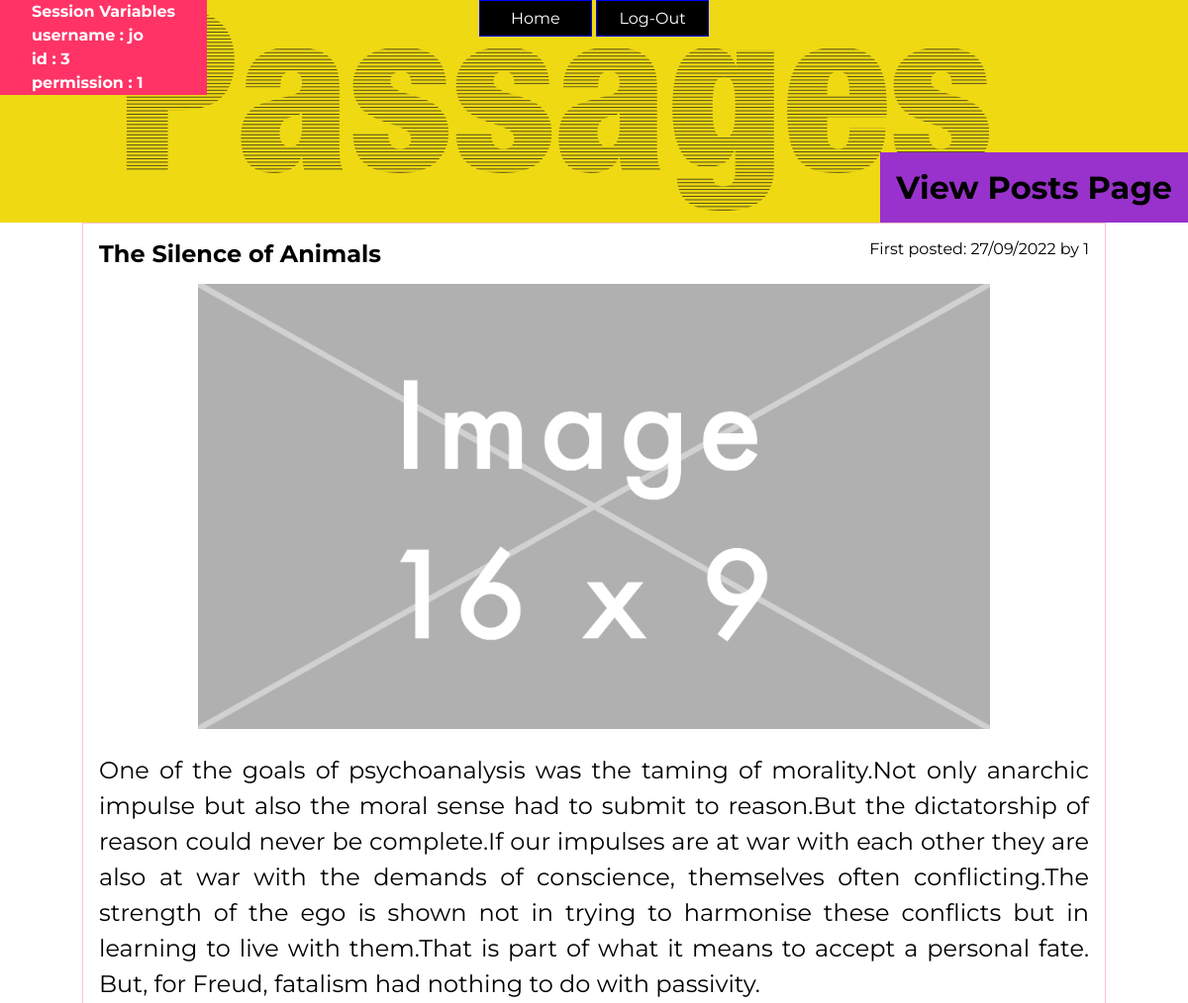
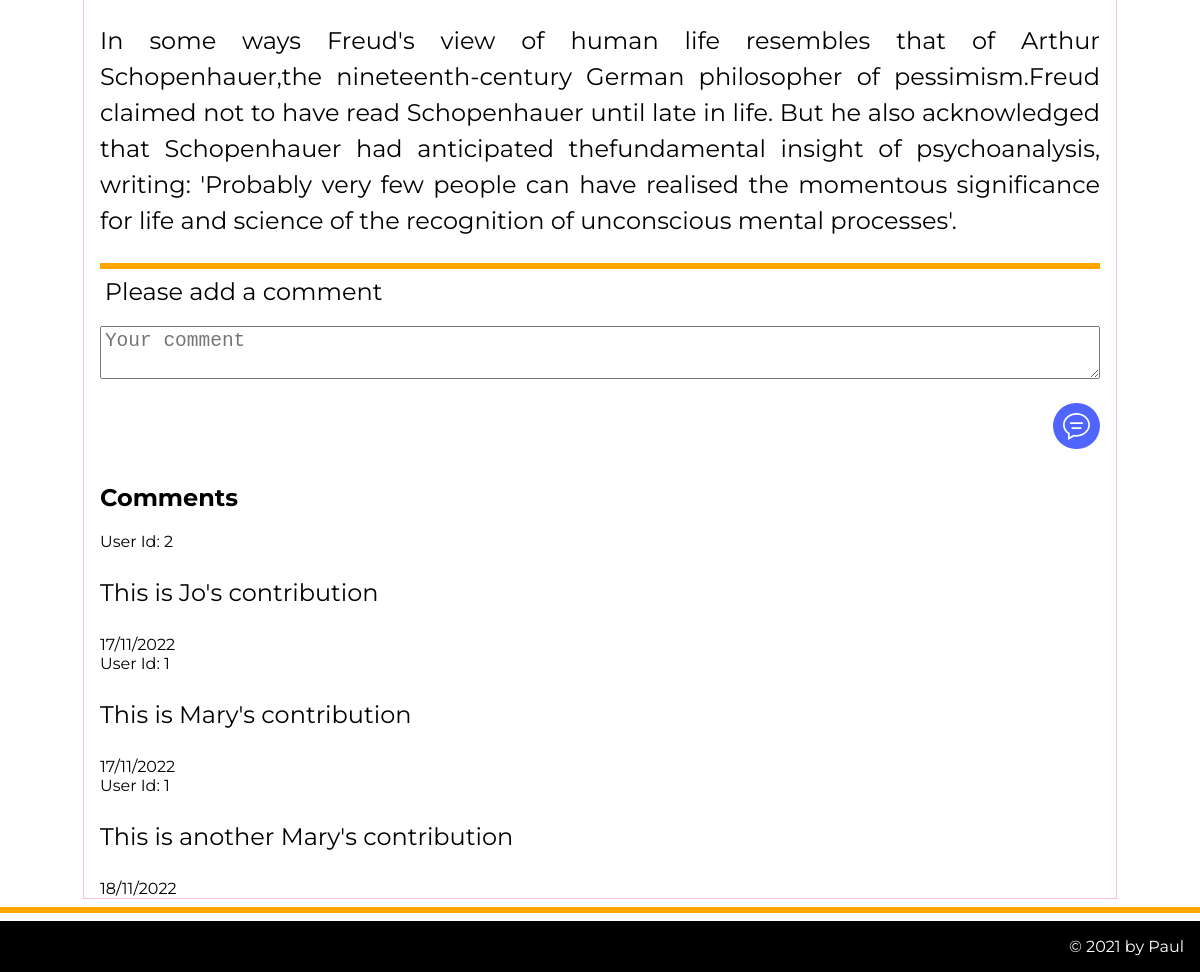
Page /viewpost/1 (signed in) on the committed database (2 pictures, top to bottom).
### tables this page shows
CREATE TABLE post(
    post_id integer primary key autoincrement not null,
    title text not null,
    body text not null,
    user_id integer not null,
    created_at date not null,
    image text,
    alttext text,
    updated_at date,
    foreign key (user_id) references user(user_id)
);

CREATE TABLE comment(
    comment_id integer primary key autoincrement not null,
    post_id integer not null,
    created_at date not null,
    user_id text not null,
    text text not null,
    updated_at date,
    foreign key (post_id) references post(post_id)
);

### server.py (the view, shortened to what this page needs)
@app.route('/viewpost/<post_id>', methods=['GET','POST'])
def viewpost(post_id):
    global db_path
    sql = "select title, body, created_at, image, alttext, user_id from post where post_id= ?"
    values_tuple = tuple(post_id)
    result = run_search_query_tuples(sql, values_tuple, db_path)
    post_tuple = result[0]
    sql = "select user_id, text, created_at from comment where post_id= ?"
    values_tuple = tuple(post_id)
    result = run_search_query_tuples(sql, values_tuple, db_path)
    print(result)
    if request.method == "GET":
        return render_template('viewposts.html', post_id=post_id, post=post_tuple, comments=result)

### db_functions.py (called while the page is built)
def reformatSQLiteDate(sqlite_datestring):
    x = datetime.strptime(sqlite_datestring, '%Y-%m-%d %H:%M:%S')
    return x.strftime("%d/%m/%Y")

def run_search_query_tuples(sql_query,values_tuple, file_path):
    result = None
    try:
        db = sqlite3.connect(file_path)
        cursor = db.cursor()
        cursor.execute(sql_query,values_tuple)
        result = cursor.fetchall()
        cursor.close()
    except sqlite3.Error as error:
        print("Error running search query tuples: {}".format(error))
    finally:
        if db:
            db.close()
        if result:
            return result

### server.py (called while the page is built)
def new_lines_paragraph(s):
    new_str = "<p>" + s.replace("\n", "</p><p>") + "</p>"
    return Markup(new_str)

### templates/viewposts.html (shortened to what this page needs)
{% extends "layout.html" %}
{% block head %}
{{ super() }}
{% endblock %}
{% block heading %}View Posts Page{% endblock %}
{% block content%}
<div style="overflow:hidden; margin:1em 0;">
    <div style="float:left; display:inline-block;"> <h2 style="margin:0;">{{post[0]}}</h2> </div>
    <div style=" display:inline-block; float:right; ">
    First posted: {{ reformatSQLiteDate(post[2]) }} by {{post[5]}}</div>
</div>
<div><img class="img-responsive" src="{{ url_for('static', filename='images/'+post[3]) }}"  alt=" {{post[4]}} "></div>
<div>{{ new_lines_paragraph(post[1]) }}</div>
<hr>
<form action="/viewpost/{{post_id}}#comments" method="post">
  <div>
    <label for="content">Please add a comment</label>
    <textarea id="content" name="Comment Text" rows="2"  placeholder="Your comment"></textarea> </div>
  <div class="comment-btn-container"> <input class="comment-btn" type="submit" value=""></div>
</form>
<h2 id="comments">Comments</h2>
{%if comments%}
{% for comment in comments %}
<div> User Id: {{comment[0]}}</div>
<div>{{ new_lines_paragraph(comment[1]) }}</div>
<div>{{ reformatSQLiteDate(comment[2]) }}</div>
{% endfor %}
{% endif %}
{% endblock %}

### static/styles.css (style rules this page uses)
body { background-color: #fff; font-family: 'Montserrat', sans-serif; font-size:100%; margin:0; }
p { font-size: 1.5em; line-height: 1.5; text-align: justify; }
hr { border: 3px solid orange; }
.img-responsive { max-width:80%; margin:auto; display:block; }
form div { border: 0px solid green; }
input[type=text], input[type=password], input[type=file], textarea, label { width:100%; box-sizing:border-box; font-size:1.5em; padding: 0.2em; margin: 1em 0em; }
.comment-btn-container { text-align: right; }
.comment-btn { background-image: url("chat.svg"); background-size: 2em; background-repeat: no-repeat; background-position: center center; background-color: rgb(80,100,255); display: inline-block; padding: 0em 0em; width: 3.5em; height: 3.5em; margin-bottom: 1em; border-radius:5em; border: 0; cursor: pointer; box-sizing:border-box; text-align:center; }

### rows in the picture
post: title "The Silence of Animals", created_at "27/09/2022", user "1", image (placeholder picture), body "One of the goals of psychoanalysis was the taming of morality.Not only anarchic impulse but also the moral sense had to submit to reason.But the dictatorship of reason could never be complete.If our impulses are at war with each other they are also at war with the demands of conscience, themselves often conflicting.The strength of the ego is shown not in trying to harmonise these conflicts but in learning to live with them.That is part of what it means to accept a personal fate. But, for Freud, fatalism had nothing to do with passivity. In some ways Freud's view of human life resembles that of Arthur Schopenhauer,the nineteenth-century German philosopher of pessimism.Freud claimed not to…"
comment: user "2", text "This is Jo's contribution", created_at "17/11/2022"
comment: user "1", text "This is Mary's contribution", created_at "17/11/2022"
comment: user "1", text "This is another Mary's contribution", created_at "18/11/2022"

### other values in the picture
{{ key }} "username" "id" "permission"
{{ value }} "jo" "3" "1"
